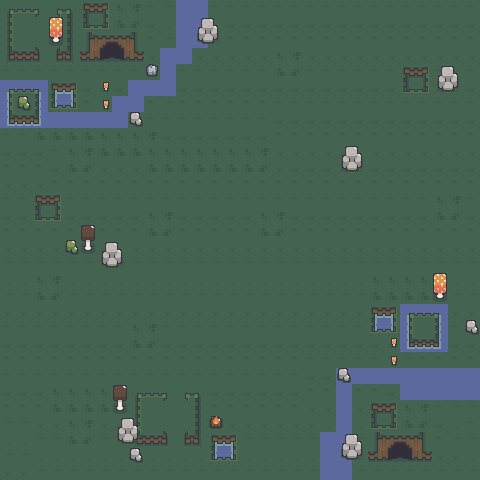

A level layout from a 2D game, rendered from its tile map. Below: a short description, then the map file with tile-grid data replaced by summaries:
An orthogonal 30x30 tile map with 16x16 px tiles, 6 tile layers (Слой тайлов 4, Слой тайлов 1, Слой тайлов 2, Слой тайлов 3, ...), 2 tilesets.

<map version="1.10" tiledversion="1.11.2" orientation="orthogonal" renderorder="right-down" width="30" height="30" tilewidth="16" tileheight="16" infinite="0" nextlayerid="8" nextobjectid="1">
 <tileset firstgid="1" name="tile1" tilewidth="16" tileheight="16" tilecount="198" columns="22">
  <image source="swamp_.png" width="352" height="144" />
 </tileset>
 <tileset firstgid="199" name="tiles2" tilewidth="16" tileheight="16" tilecount="120" columns="12">
  <image source="swamp_ [resources].png" width="192" height="160" />
 </tileset>
 <layer id="5" name="Слой тайлов 4" width="30" height="30">
  <data>[900 cells, 5 non-empty, 2 distinct tile ids]</data>
 </layer>
 <layer id="1" name="Слой тайлов 1" width="30" height="30">
  <data>[900 cells, 900 non-empty, 44 distinct tile ids]</data>
 </layer>
 <layer id="2" name="Слой тайлов 2" width="30" height="30">
  <data>[900 cells, 88 non-empty, 70 distinct tile ids]</data>
 </layer>
 <layer id="3" name="Слой тайлов 3" width="30" height="30">
  <data>[900 cells, 66 non-empty, 24 distinct tile ids]</data>
 </layer>
 <layer id="6" name="Слой тайлов 5" width="30" height="30">
  <data>[900 cells, 29 non-empty, 7 distinct tile ids]</data>
 </layer>
 <layer id="7" name="Слой тайлов 6" width="30" height="30">
  <data>[900 cells, 5 non-empty, 5 distinct tile ids]</data>
 </layer>
</map>
